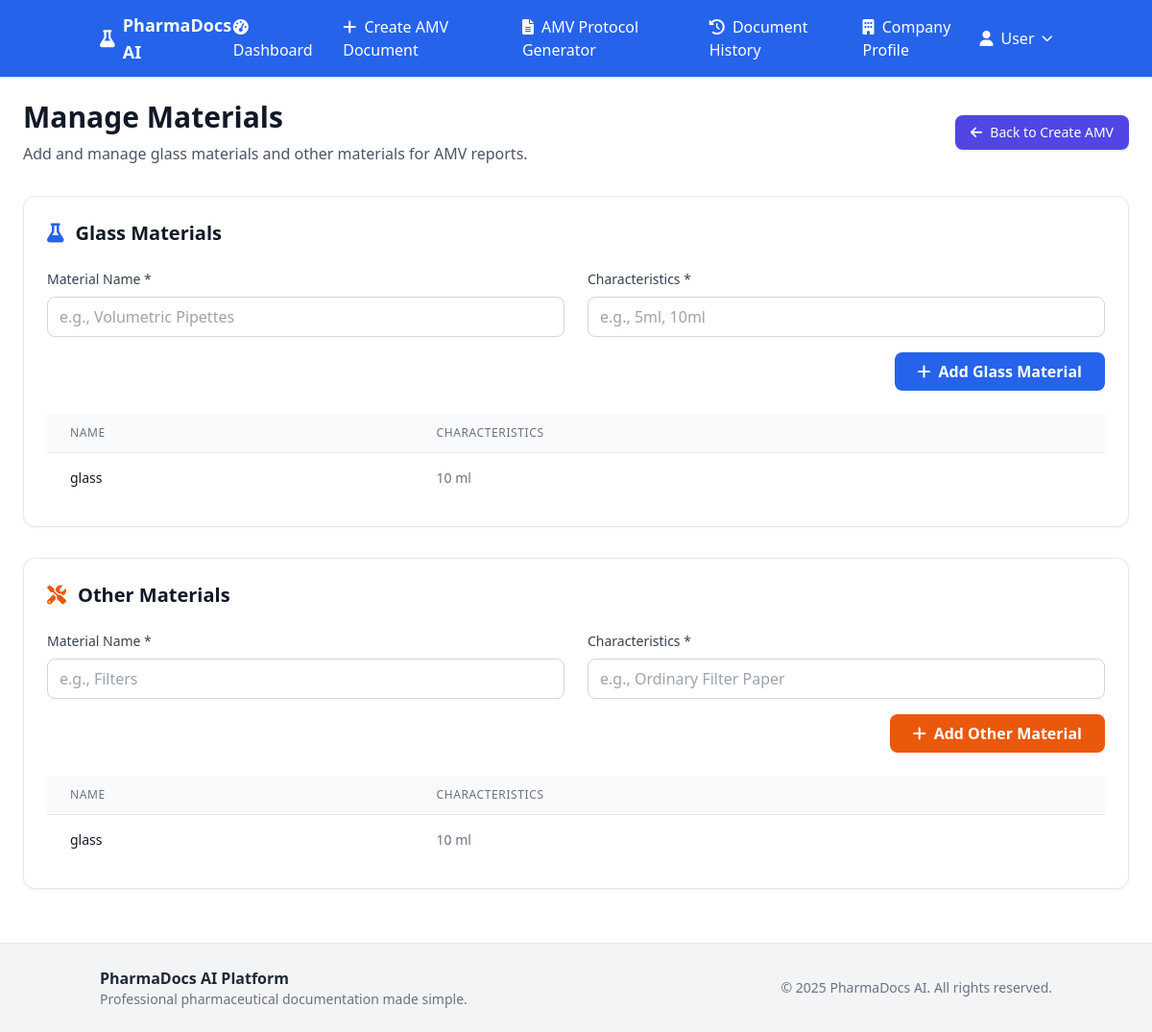
The page /amv/settings/materials (signed in) on the database its author committed.
### models.py (models this page shows)
class GlassMaterial(db.Model):
    __tablename__ = 'glass_materials'
    id: Mapped[int] = mapped_column(Integer, primary_key=True)
    company_id: Mapped[int] = mapped_column(Integer, ForeignKey('companies.id'), nullable=False)
    name: Mapped[str] = mapped_column(String(200), nullable=False)
    characteristics: Mapped[str] = mapped_column(String(500), nullable=True)
    created_at: Mapped[datetime] = mapped_column(DateTime, default=datetime.utcnow)
    company: Mapped["Company"] = relationship("Company", back_populates="glass_materials_list")

class OtherMaterial(db.Model):
    __tablename__ = 'other_materials'
    id: Mapped[int] = mapped_column(Integer, primary_key=True)
    company_id: Mapped[int] = mapped_column(Integer, ForeignKey('companies.id'), nullable=False)
    name: Mapped[str] = mapped_column(String(200), nullable=False)
    characteristics: Mapped[str] = mapped_column(String(500), nullable=True)
    created_at: Mapped[datetime] = mapped_column(DateTime, default=datetime.utcnow)
    company: Mapped["Company"] = relationship("Company", back_populates="other_materials_list")

### app_routes/amv_routes.py (the view, shortened to what this page needs)
@amv_bp.route('/settings/materials', methods=['GET', 'POST'])
def manage_materials():
    if 'user_id' not in session:
        return redirect(url_for('auth.login'))
    company_id = session.get('user_id', 1)
    glass_materials = GlassMaterial.query.filter_by(company_id=company_id).all()
    other_materials = OtherMaterial.query.filter_by(company_id=company_id).all()
    return render_template('manage_materials.html',
                         glass_materials=glass_materials,
                         other_materials=other_materials)

### app.py (called while the page is built)
@app.context_processor
def utility_processor():
    return {
        'get_amv_documents_count': get_amv_documents_count,
        'get_amv_verification_count': get_amv_verification_count
    }

### templates/manage_materials.html (shortened to what this page needs)
{% extends "base.html" %}
{% block content %}
<div class="px-6 py-6 max-w-7xl mx-auto">
    <div class="flex flex-col md:flex-row justify-between items-start md:items-center mb-8">
        <div>
            <h1 class="text-3xl font-bold text-gray-900">Manage Materials</h1>
            <p class="text-gray-600 mt-2">Add and manage glass materials and other materials for AMV reports.</p>
        </div>
        <a href="{{ url_for('amv_bp.create_amv_form') }}"
           class="mt-4 md:mt-0 inline-flex items-center px-4 py-2 bg-indigo-600 hover:bg-indigo-700 text-white text-sm font-medium rounded-lg shadow">
            <i class="fas fa-arrow-left mr-2"></i>Back to Create AMV
        </a>
    </div>
    <div class="bg-white rounded-xl shadow-sm border border-gray-200 p-6 mb-8">
        <h2 class="text-xl font-semibold text-gray-900 mb-6 flex items-center">
            <i class="fas fa-flask text-blue-600 mr-3"></i>
            Glass Materials
        </h2>
        <form method="POST" class="mb-6">
            <div class="grid grid-cols-1 md:grid-cols-2 gap-6">
                <div>
                    <label class="block text-sm font-medium text-gray-700 mb-2">Material Name *</label>
                    <input type="text" name="name" required placeholder="e.g., Volumetric Pipettes"
                           class="w-full px-3 py-2 border border-gray-300 rounded-lg focus:ring-2 focus:ring-indigo-500 focus:border-indigo-500">
                </div>
                <div>
                    <label class="block text-sm font-medium text-gray-700 mb-2">Characteristics *</label>
                    <input type="text" name="characteristics" required placeholder="e.g., 5ml, 10ml"
                           class="w-full px-3 py-2 border border-gray-300 rounded-lg focus:ring-2 focus:ring-indigo-500 focus:border-indigo-500">
                </div>
            </div>
            <div class="flex justify-end mt-4">
                <button type="submit"
                        class="px-6 py-2 bg-blue-600 text-white font-semibold rounded-lg hover:bg-blue-700 focus:ring-2 focus:ring-blue-500 focus:ring-offset-2 transition-colors">
                    <i class="fas fa-plus mr-2"></i>Add Glass Material
                </button>
            </div>
        </form>
        {% if glass_materials %}
        <div class="overflow-x-auto">
            <table class="min-w-full divide-y divide-gray-200">
                <thead class="bg-gray-50">
                    <tr>
                        <th class="px-6 py-3 text-left text-xs font-medium text-gray-500 uppercase tracking-wider">Name</th>
                        <th class="px-6 py-3 text-left text-xs font-medium text-gray-500 uppercase tracking-wider">Characteristics</th>
                    </tr>
                </thead>
                <tbody class="bg-white divide-y divide-gray-200">
                    {% for material in glass_materials %}
                    <tr class="hover:bg-gray-50">
                        <td class="px-6 py-4 whitespace-nowrap text-sm font-medium text-gray-900">{{ material.name }}</td>
                        <td class="px-6 py-4 whitespace-nowrap text-sm text-gray-500">{{ material.characteristics }}</td>
                    </tr>
                    {% endfor %}
                </tbody>
            </table>
        </div>
        {% else %}
        <div class="text-center py-8">
            <i class="fas fa-flask text-gray-300 text-4xl mb-2"></i>
            <p class="text-gray-500">No glass materials found.</p>
        </div>
        {% endif %}
    </div>
    <div class="bg-white rounded-xl shadow-sm border border-gray-200 p-6">
        <h2 class="text-xl font-semibold text-gray-900 mb-6 flex items-center">
            <i class="fas fa-tools text-orange-600 mr-3"></i>
            Other Materials
        </h2>
        <form method="POST" class="mb-6">
            <div class="grid grid-cols-1 md:grid-cols-2 gap-6">
                <div>
                    <label class="block text-sm font-medium text-gray-700 mb-2">Material Name *</label>
                    <input type="text" name="name" required placeholder="e.g., Filters"
                           class="w-full px-3 py-2 border border-gray-300 rounded-lg focus:ring-2 focus:ring-indigo-500 focus:border-indigo-500">
                </div>
                <div>
                    <label class="block text-sm font-medium text-gray-700 mb-2">Characteristics *</label>
                    <input type="text" name="characteristics" required placeholder="e.g., Ordinary Filter Paper"
                           class="w-full px-3 py-2 border border-gray-300 rounded-lg focus:ring-2 focus:ring-indigo-500 focus:border-indigo-500">
                </div>
            </div>
            <div class="flex justify-end mt-4">
                <button type="submit"
                        class="px-6 py-2 bg-orange-600 text-white font-semibold rounded-lg hover:bg-orange-700 focus:ring-2 focus:ring-orange-500 focus:ring-offset-2 transition-colors">
                    <i class="fas fa-plus mr-2"></i>Add Other Material
                </button>
            </div>
        </form>
        {% if other_materials %}
        <div class="overflow-x-auto">
            <table class="min-w-full divide-y divide-gray-200">
                <thead class="bg-gray-50">
                    <tr>
                        <th class="px-6 py-3 text-left text-xs font-medium text-gray-500 uppercase tracking-wider">Name</th>
                        <th class="px-6 py-3 text-left text-xs font-medium text-gray-500 uppercase tracking-wider">Characteristics</th>
                    </tr>
                </thead>
                <tbody class="bg-white divide-y divide-gray-200">
                    {% for material in other_materials %}
                    <tr class="hover:bg-gray-50">
                        <td class="px-6 py-4 whitespace-nowrap text-sm font-medium text-gray-900">{{ material.name }}</td>
                        <td class="px-6 py-4 whitespace-nowrap text-sm text-gray-500">{{ material.characteristics }}</td>
                    </tr>
                    {% endfor %}
                </tbody>
            </table>
        </div>
        {% else %}
        <div class="text-center py-8">
            <i class="fas fa-tools text-gray-300 text-4xl mb-2"></i>
            <p class="text-gray-500">No other materials found.</p>
        </div>
        {% endif %}
    </div>
</div>
{% endblock %}

### rows shown on the page
GlassMaterial: name "glass", characteristics "10 ml"
OtherMaterial: name "glass", characteristics "10 ml"

### other values the page prints
{{ user.name if user else 'User' }} "User"
